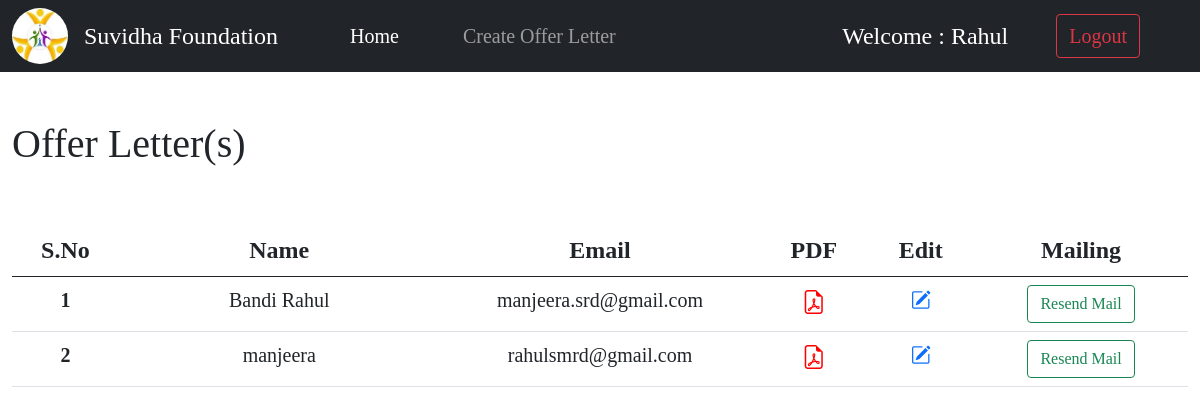
The app's page / (signed in) with its own data.
### home/models.py (models this page shows)
class offerletter_data(models.Model):
    date_of_creation = models.DateTimeField(max_length=50)
    full_name=models.CharField(max_length=500)
    email=models.EmailField(max_length=500)
    course=models.CharField(max_length=100)
    join_date=models.DateField(max_length=50)
    end_date=models.DateField(max_length=50)
    unique_code=models.CharField(max_length=15,unique=True)

### home/views.py (the view)
# urls.py: path('',views.index, name='start'),
@login_required
def index(request):
    context={}
    if request.user.is_authenticated:
        if request.user.is_superuser:
            all_offerletters=offerletter_data.objects.all().order_by('pk')
            context={'offerletters':all_offerletters}
        else:
            all_offerletters=offerletter_data.objects.filter(email=request.user.email)
            context={'offerletters':all_offerletters}
    return render(request, 'home/offerletter_data_list.html',context)

### home/template/home/offerletter_data_list.html (shortened to what this page needs)
{% extends "home/base.html" %}
{% block actiavte_home %}active{% endblock %}
{% block body %}
<div class="container-fluid ">
    <h1 class="mt-5">Offer Letter(s)</h1><br><br>
    <table class="table text-center">
        <thead>
            <tr class="fs-4">
                <th scope="col" class="col-1">S.No</th>
                <th scope="col" class="col-3">Name</th>
                <th scope="col" class="col-3">Email</th>
                <th scope="col" class="col-1">PDF</th>
                {% if user.is_superuser %}
                <th scope="col" class="col-1">Edit</th>
                <th scope="col" class="col-2">Mailing</th>
                {% endif %}
            </tr>
        </thead>
        <tbody class="fs-5">
            {% for user_data in offerletters %}
            <tr>
                <th scope="row">{{user_data.pk}}</th>
                <td>{{user_data.full_name}}</td>
                <td>{{user_data.email}}</td>
                <td><a href="{% url 'home:preview' pk=user_data.pk %}"><i class="bi bi-file-earmark-pdf fs-4"
                            style="color: red;"></i></a></td>
                {% if user.is_superuser %}
                <td><a href="{% url 'home:update' pk=user_data.pk %}"><i class="bi bi-pencil-square fs-5"></i></a></td>
                <td><a href="{% url 'home:send' user_data.pk %}" class="btn btn-outline-success">Resend Mail</a></td>
                {% endif %}
            </tr>
            {% endfor %}
        </tbody>
    </table>
</div>
{% endblock %}

### home/template/home/base.html (shortened to what this page needs)
<!DOCTYPE html>
<html lang="en">
{% load static %}
<head>
    <link href="https://cdn.jsdelivr.net/npm/bootstrap@5.0.2/dist/css/bootstrap.min.css" rel="stylesheet"
>
    <link rel="stylesheet" href="https://cdn.jsdelivr.net/npm/bootstrap-icons@1.11.1/font/bootstrap-icons.css">
    <link rel="stylesheet" href="{% static 'style.css' %}">
</head>
<body style="font-family: 'Times New Roman', Times, serif;">
    <div class="container-fluid p-0">
        <nav class="navbar navbar-expand-lg navbar-dark bg-dark">
            <div class="container-fluid">
                <img src="{% static 'suvidha_foundation_logo.jpg' %}" alt="no image" class="me-3"
                    style="border-radius: 10em;width: 3.5em; height:3.5em;">
                <a class="navbar-brand fs-4" href="/">Suvidha Foundation</a>
                <div class="collapse navbar-collapse" id="navbarSupportedContent">
                    <ul class="navbar-nav me-auto mb-2 mb-lg-0">
                        <li class="nav-item">
                            <a class="nav-link {% block actiavte_home %}{% endblock %} mx-5 fs-5" aria-current="page" href="{% url 'home:start' %}">Home</a>
                        </li>
                        {% if user.is_authenticated %}
                        <li class="nav-item">
                            <a class="nav-link fs-5 {% block actiavte_create %}{% endblock %}" href="{% url 'home:create' %}">Create Offer Letter</a>
                        </li>
                        {% endif %}
                    </ul>
                    <form class="d-flex">
                        {% if user.is_authenticated %}
                        <h4 style="color: white;" class="me-5 mt-2">Welcome  : {{user.username}}</h4>
                        <a href='{% url "user:logout" %}' class="btn btn-outline-danger me-5 fs-5">Logout</a>
                        {% else %}
                        <a href='{% url "user:signup" %}' class="btn btn-outline-primary me-5 fs-5">Signup</a>
                        <a href='{% url "user:login" %}' class="btn btn-outline-success me-5 fs-5">Login</a>
                        {% endif %}
                    </form>
                </div>
            </div>
        </nav>
    </div>
    {% block body %}{% endblock %}
</body>

### records on screen
offerletter_data: pk "1", full_name "Bandi Rahul", email "manjeera.srd@gmail.com"
offerletter_data: pk "2", full_name "manjeera", email "rahulsmrd@gmail.com"

### other values on screen
{{ user.username }} "Rahul"
